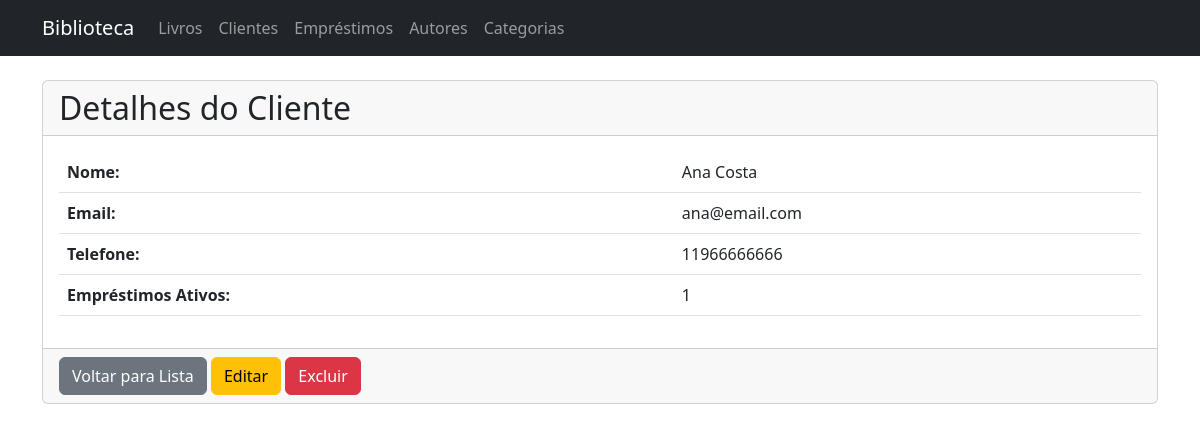
Page /clients/4 on the committed database.
### app/models/entities/client.py (models this page shows, shortened)
class Client(db.Model):
    __tablename__ = 'clients'
    id = db.Column(db.Integer, primary_key=True)
    email = db.Column(db.String(100), nullable=False, unique=True)
    name = db.Column(db.String(100), nullable=False)
    phone = db.Column(db.String(20))
    loans = db.relationship('Loan', backref='client', lazy=True)
    @property
    def active_loans_count(self):
        return sum(1 for loan in self.loans if loan.end is None)

### app/models/entities/loan.py (models this page shows, shortened)
class Loan(db.Model):
    __tablename__ = 'loans'
    id = db.Column(db.Integer, primary_key=True)
    id_client = db.Column(db.Integer, db.ForeignKey('clients.id'), nullable=False)
    start = db.Column(db.DateTime, default=datetime.utcnow)
    end = db.Column(db.DateTime)
    expected_end = db.Column(db.DateTime)
    books = db.relationship('BookLoan', backref='loan', lazy=True, cascade="all, delete-orphan")

### app/controllers/client_controller.py (the view)
@client_bp.route('/<int:id>')
def show(id):
    try:
        client = ClientService.get_client_by_id(id)
        return render_template('clients/show.html', client=client)
    except NotFoundError as e:
        flash(str(e), 'danger')
        return redirect(url_for('client_controller.index'))

### app/repositories/client_repository.py (called while the page is built)
    @staticmethod
    def get_by_id(client_id):
        return Client.query.get(client_id)

### app/services/client_service.py (called while the page is built)
    @staticmethod
    def get_client_by_id(client_id):
        client = ClientRepository.get_by_id(client_id)
        if client:
            return client
        raise NotFoundError("Cliente não encontrado")

### app/templates/clients/show.html (shortened to what this page needs)
{% extends "base.html" %}
{% block content %}
<div class="card">
    <div class="card-header">
        <h2 class="mb-0">Detalhes do Cliente</h2>
    </div>
    <div class="card-body">
        <table class="table">
            <tr>
                <th>Nome:</th>
                <td>{{ client.name }}</td>
            </tr>
            <tr>
                <th>Email:</th>
                <td>{{ client.email }}</td>
            </tr>
            <tr>
                <th>Telefone:</th>
                <td>{{ client.phone }}</td>
            </tr>
            <tr>
                <th>Empréstimos Ativos:</th>
                <td>{{ client.active_loans_count }}</td>
            </tr>
        </table>
    </div>
    <div class="card-footer">
        <a href="{{ url_for('client_controller.index') }}" class="btn btn-secondary">Voltar para Lista</a>
        <a href="{{ url_for('client_controller.edit', id=client.id) }}" class="btn btn-warning">Editar</a>
        <form action="{{ url_for('client_controller.delete', id=client.id) }}" method="POST" style="display:inline;" onsubmit="return confirm('Tem certeza que deseja excluir este cliente?');">
            <button type="submit" class="btn btn-danger">Excluir</button>
        </form>
    </div>
</div>
{% endblock %}

### rows in the picture
Client: name "Ana Costa", email "ana@email.com", phone "11966666666"
Loan: active_loans_count "1"
